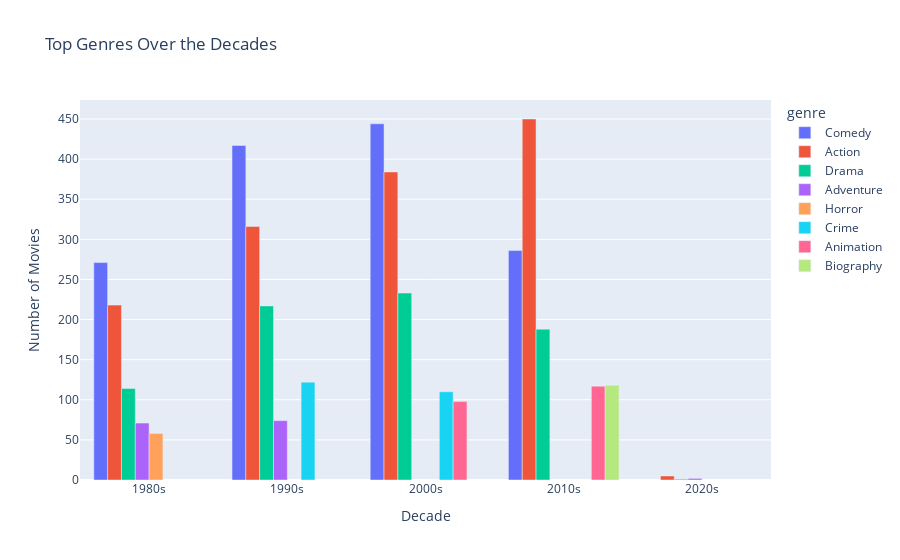

Write notebook code for a chart like this one.
### Markdown cell above
### Top Genres Over Decades

### Code cell
# Step 1: Group and count genres per decade
genre_counts = (
    df.groupby(['decade', 'genre'])
    .size()
    .reset_index(name='count')
)

# Step 2: Filter top genres per decade (optional: top 5 per decade)
top_genres = (
    genre_counts
    .sort_values(['decade', 'count'], ascending=[True, False])
    .groupby('decade')
    .head(5)
)

# Step 3: Plot
fig = px.bar(
    top_genres,
    x='decade',
    y='count',
    color='genre',
    barmode='group',
    title='Top Genres Over the Decades',
    labels={'count': 'Number of Movies', 'decade': 'Decade'}
)

fig.update_layout(xaxis=dict(type='category'))
fig.show()

### Figure 1 — Plotly figure (JSON) as saved in the notebook; plotly's stock layout.template omitted (floating-point values rounded to 4 significant figures)
{"data": [{"alignmentgroup": "True", "hovertemplate": "genre=Comedy<br>Decade=%{x}<br>Number of Movies=%{y}<extra></extra>", "legendgroup": "Comedy", "marker": {"color": "#636efa", "pattern": {"shape": ""}}, "name": "Comedy", "offsetgroup": "Comedy", "orientation": "v", "showlegend": true, "textposition": "auto", "type": "bar", "x": ["1980s", "1990s", "2000s", "2010s"], "xaxis": "x", "y": [271, 417, 444, 286], "yaxis": "y"}, {"alignmentgroup": "True", "hovertemplate": "genre=Action<br>Decade=%{x}<br>Number of Movies=%{y}<extra></extra>", "legendgroup": "Action", "marker": {"color": "#EF553B", "pattern": {"shape": ""}}, "name": "Action", "offsetgroup": "Action", "orientation": "v", "showlegend": true, "textposition": "auto", "type": "bar", "x": ["1980s", "1990s", "2000s", "2010s", "2020s"], "xaxis": "x", "y": [218, 316, 384, 450, 5], "yaxis": "y"}, {"alignmentgroup": "True", "hovertemplate": "genre=Drama<br>Decade=%{x}<br>Number of Movies=%{y}<extra></extra>", "legendgroup": "Drama", "marker": {"color": "#00cc96", "pattern": {"shape": ""}}, "name": "Drama", "offsetgroup": "Drama", "orientation": "v", "showlegend": true, "textposition": "auto", "type": "bar", "x": ["1980s", "1990s", "2000s", "2010s", "2020s"], "xaxis": "x", "y": [114, 217, 233, 188, 1], "yaxis": "y"}, {"alignmentgroup": "True", "hovertemplate": "genre=Adventure<br>Decade=%{x}<br>Number of Movies=%{y}<extra></extra>", "legendgroup": "Adventure", "marker": {"color": "#ab63fa", "pattern": {"shape": ""}}, "name": "Adventure", "offsetgroup": "Adventure", "orientation": "v", "showlegend": true, "textposition": "auto", "type": "bar", "x": ["1980s", "1990s", "2020s"], "xaxis": "x", "y": [71, 74, 2], "yaxis": "y"}, {"alignmentgroup": "True", "hovertemplate": "genre=Horror<br>Decade=%{x}<br>Number of Movies=%{y}<extra></extra>", "legendgroup": "Horror", "marker": {"color": "#FFA15A", "pattern": {"shape": ""}}, "name": "Horror", "offsetgroup": "Horror", "orientation": "v", "showlegend": true, "textposition": "auto", "type": "bar", "x": ["1980s"], "xaxis": "x", "y": [58], "yaxis": "y"}, {"alignmentgroup": "True", "hovertemplate": "genre=Crime<br>Decade=%{x}<br>Number of Movies=%{y}<extra></extra>", "legendgroup": "Crime", "marker": {"color": "#19d3f3", "pattern": {"shape": ""}}, "name": "Crime", "offsetgroup": "Crime", "orientation": "v", "showlegend": true, "textposition": "auto", "type": "bar", "x": ["1990s", "2000s"], "xaxis": "x", "y": [122, 110], "yaxis": "y"}, {"alignmentgroup": "True", "hovertemplate": "genre=Animation<br>Decade=%{x}<br>Number of Movies=%{y}<extra></extra>", "legendgroup": "Animation", "marker": {"color": "#FF6692", "pattern": {"shape": ""}}, "name": "Animation", "offsetgroup": "Animation", "orientation": "v", "showlegend": true, "textposition": "auto", "type": "bar", "x": ["2000s", "2010s"], "xaxis": "x", "y": [98, 117], "yaxis": "y"}, {"alignmentgroup": "True", "hovertemplate": "genre=Biography<br>Decade=%{x}<br>Number of Movies=%{y}<extra></extra>", "legendgroup": "Biography", "marker": {"color": "#B6E880", "pattern": {"shape": ""}}, "name": "Biography", "offsetgroup": "Biography", "orientation": "v", "showlegend": true, "textposition": "auto", "type": "bar", "x": ["2010s"], "xaxis": "x", "y": [118], "yaxis": "y"}], "layout": {"barmode": "group", "legend": {"title": {"text": "genre"}, "tracegroupgap": 0}, "title": {"text": "Top Genres Over the Decades"}, "xaxis": {"anchor": "y", "domain": [0, 1], "title": {"text": "Decade"}, "type": "category"}, "yaxis": {"anchor": "x", "domain": [0, 1], "title": {"text": "Number of Movies"}}}}
